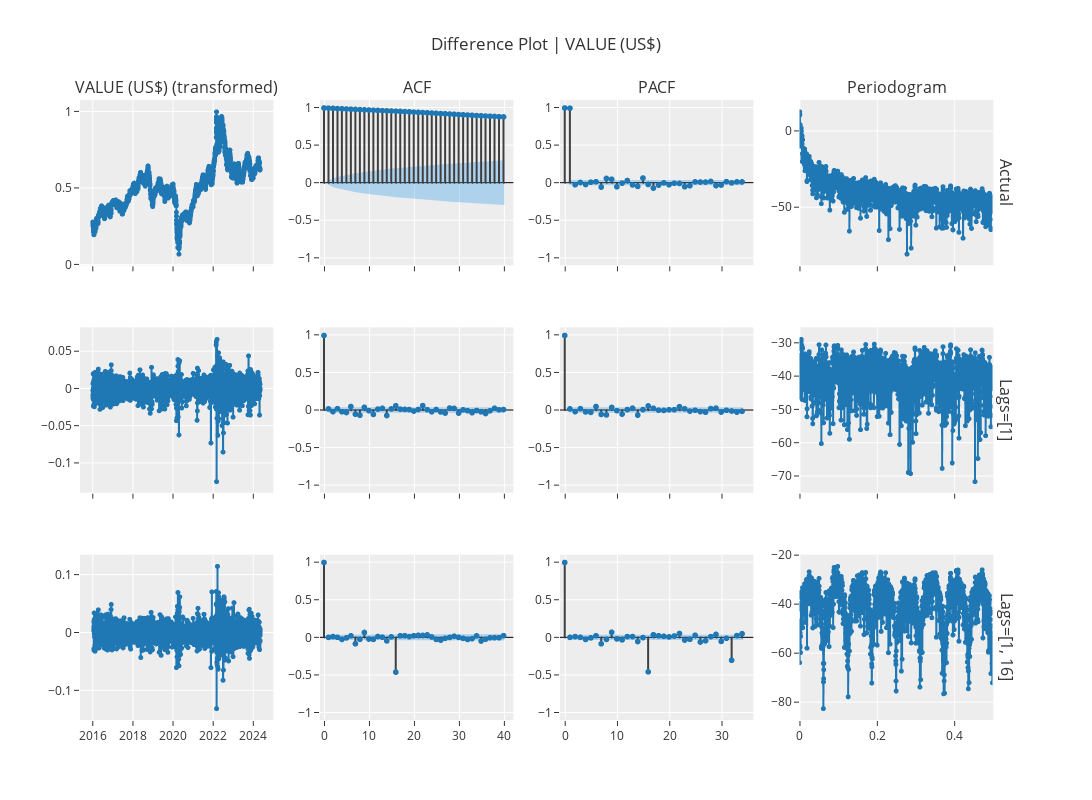

Notebook cell for this chart:
### Code cell
experiment_uni.plot_model(
    plot="diff",
    data_kwargs={
        "lags_list": [[1], [1, 16]],
        "acf": True,
        "pacf": True,
        "periodogram": True,
    },
    fig_kwargs={"height": 800, "width": 1500},
)
